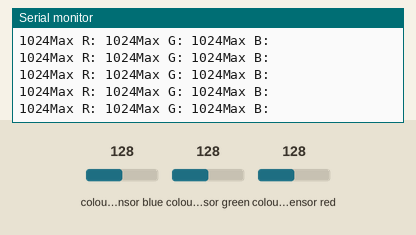
Recording of a sketch running on a simulated Arduino Uno, built with avr-gcc and run on an emulated ATmega328P. Parts: the last lines printed to the serial monitor. The inputs (shaded band) are chosen by the test bench; at power-on: colour sensor blue 128, colour sensor green 128, colour sensor red 128.

Above: at 1.2 s.
1.3 s: colour sensor blue set to 191
At 1.37 s:
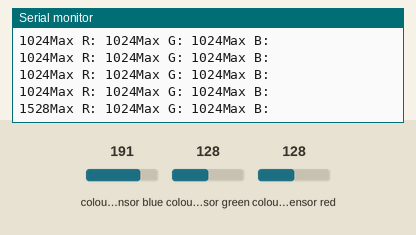
4.3 s: colour sensor green set to 191
At 4.34 s:
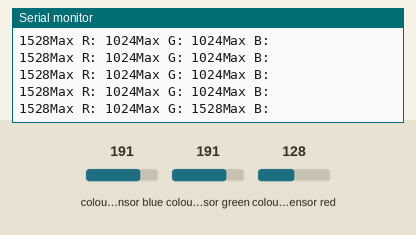
7.3 s: colour sensor red set to 191
At 7.31 s:
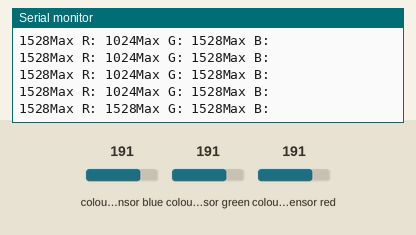
Timing chart, 0 to 10.3 s (numbered marks = the images above; inputs shaded):
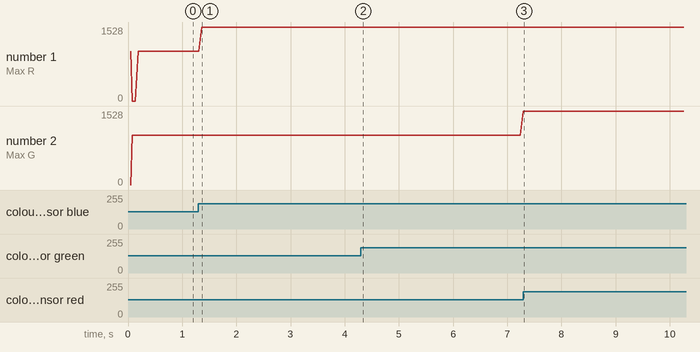

The sketch:

calibration.ino
```cpp
#include <Wire.h>

#include "Adafruit_TCS34725.h"

Adafruit_TCS34725 tcs = Adafruit_TCS34725();
uint16_t maxR, maxG, maxB;

void setup(void) {
  Serial.begin(9600);

  if (tcs.begin()) {
    Serial.println("Found sensor");
    tcs.setInterrupt(1);
  } else {
    Serial.println("Not found");
    while (1)
      ;
  }
}

void loop(void) {
  uint16_t r, g, b, c;

  tcs.getRawData(&r, &g, &b, &c);

  if (r > maxR) {
    maxR = r;
  } else if (g > maxG) {
    maxG = g;
  } else if (b > maxB) {
    maxB = b;
  }

  Serial.print("Max R: ");
  Serial.print(maxR);
  Serial.print("Max G: ");
  Serial.print(maxG);
  Serial.println("Max B: ");
  Serial.print(maxB);
}
```

Measured:
- after the input at 1.3 s, the serial monitor: prints a new line after 0.06 s (image 1)
- after the input at 4.3 s, the serial monitor: prints a new line at once (image 2)
- plotted number 1: 1024 → 1528 after the input at 1.3 s
